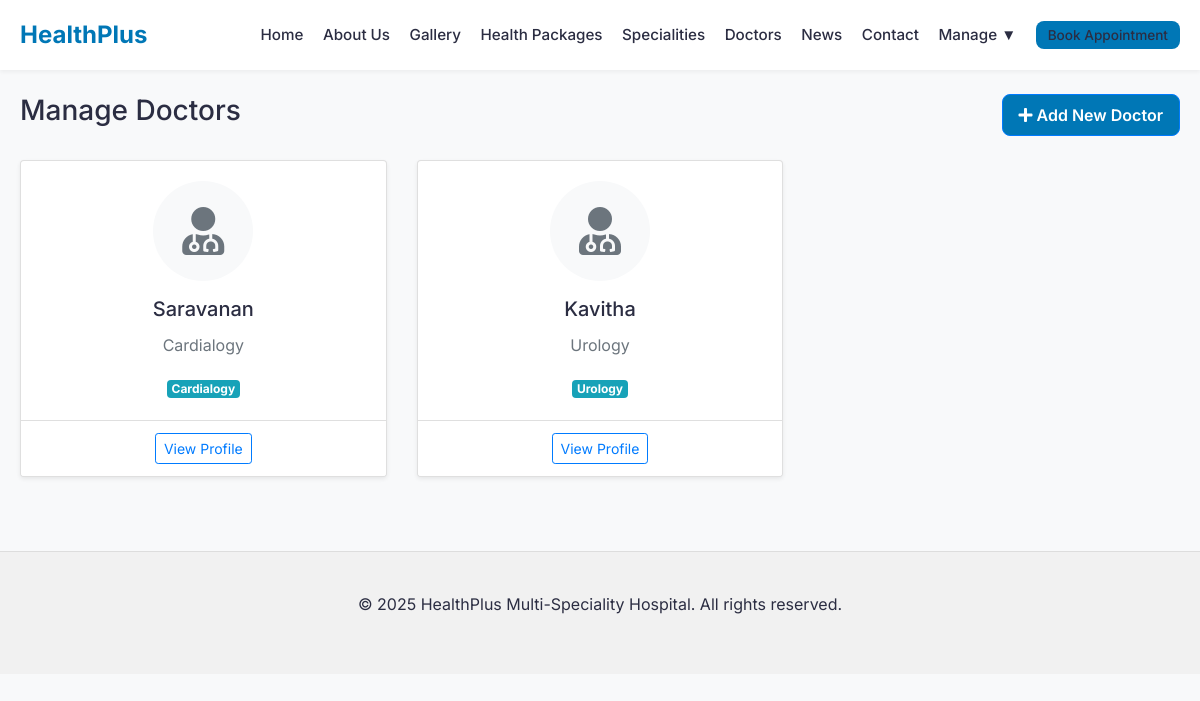
Page /staff/admin/doctors/ (signed in) on the committed database.
### apps/doctors/models.py (models this page shows, shortened)
class Doctor(models.Model):
    user = models.OneToOneField(User, on_delete=models.CASCADE, related_name='doctor_profile', null=True, blank=True)
    department = models.ForeignKey(Department, on_delete=models.CASCADE, related_name='doctors')
    name = models.CharField(max_length=100)
    slug = models.SlugField(unique=True, blank=True)
    photo = models.ImageField(upload_to='doctors/', blank=True, null=True)
    qualifications = models.CharField(max_length=200)
    specialization = models.CharField(max_length=200, help_text="Specific area of focus, e.g., 'Interventional Cardiology'")
    bio = models.TextField()
    experience_years = models.PositiveIntegerField(default=0)
    is_featured = models.BooleanField(default=False)

class Department(models.Model):
    name = models.CharField(max_length=100)
    slug = models.SlugField(unique=True, blank=True)
    description = models.TextField()
    icon = models.ImageField(upload_to='departments/', blank=True, null=True)
    def __str__(self):
        return self.name

### apps/staff_mgmt/views_admin.py (the view)
# urls.py: path('doctors/', views.doctor_list, name='doctor_list'),
@login_required
@group_required('Hospital Admins')
def doctor_list(request):
    doctors = Doctor.objects.select_related('user', 'department').all()
    return render(request, 'staff_mgmt/admin/doctor_list.html', {'doctors': doctors})

### apps/core/templatetags/auth_extras.py (called while the page is built)
@register.filter(name='has_group')
def has_group(user, group_name):
    return user.groups.filter(name=group_name).exists()

### templates/staff_mgmt/admin/doctor_list.html (shortened to what this page needs)
{% extends 'base.html' %}
{% block content %}
<div class="container mt-4">
    <div class="d-flex justify-content-between align-items-center mb-4">
        <h3>Manage Doctors</h3>
        <a href="{% url 'doctor_create' %}" class="btn btn-primary"><i class="fas fa-plus"></i> Add New Doctor</a>
    </div>
    <div class="row">
        {% for doctor in doctors %}
        <div class="col-md-4 mb-4">
            <div class="card h-100 shadow-sm">
                <div class="card-body text-center">
                    {% if doctor.photo %}
                    <img src="{{ doctor.photo.url }}" class="rounded-circle mb-3"
                        style="width: 100px; height: 100px; object-fit: cover;">
                    {% else %}
                    <div class="rounded-circle bg-light mb-3 mx-auto d-flex align-items-center justify-content-center"
                        style="width: 100px; height: 100px;">
                        <i class="fas fa-user-md fa-3x text-muted"></i>
                    </div>
                    {% endif %}
                    <h5 class="card-title">{{ doctor.name }}</h5>
                    <p class="text-muted">{{ doctor.specialization }}</p>
                    <span class="badge badge-info">{{ doctor.department }}</span>
                </div>
                <div class="card-footer bg-white text-center">
                    <a href="#" class="btn btn-sm btn-outline-primary">View Profile</a>
                </div>
            </div>
        </div>
        {% empty %}
        <div class="col-12 text-center py-5">
            <p class="text-muted">No doctors found.</p>
        </div>
        {% endfor %}
    </div>
</div>
{% endblock %}

### static/css/style.css (style rules this page uses)
:root { --primary-color: #0077b6; --secondary-color: #00b4d8; --accent-color: #90e0ef; --text-color: #2b2d42; --light-bg: #f8f9fa; --white: #ffffff; --shadow-sm: 0 2px 4px rgba(0, 0, 0, 0.05); --shadow-md: 0 4px 6px rgba(0, 0, 0, 0.1); --radius: 8px; --font-main: 'Inter', sans-serif; }
* { box-sizing: border-box; margin: 0; padding: 0; }
body { font-family: var(--font-main); background-color: var(--light-bg); color: var(--text-color); line-height: 1.6; margin: 0; min-height: 100vh; }
html { height: 100vh; }
.container { max-width: 1200px; margin: 0 auto; padding: 0 20px; }
.btn-primary { background-color: var(--primary-color); color: var(--white); padding: 8px 16px; border-radius: var(--radius); text-decoration: none; font-weight: 600; transition: background-color 0.3s; }

### rows in the picture
Doctor: name "Saravanan", specialization "Cardialogy", department "Cardialogy"
Doctor: name "Kavitha", specialization "Urology", department "Urology"
